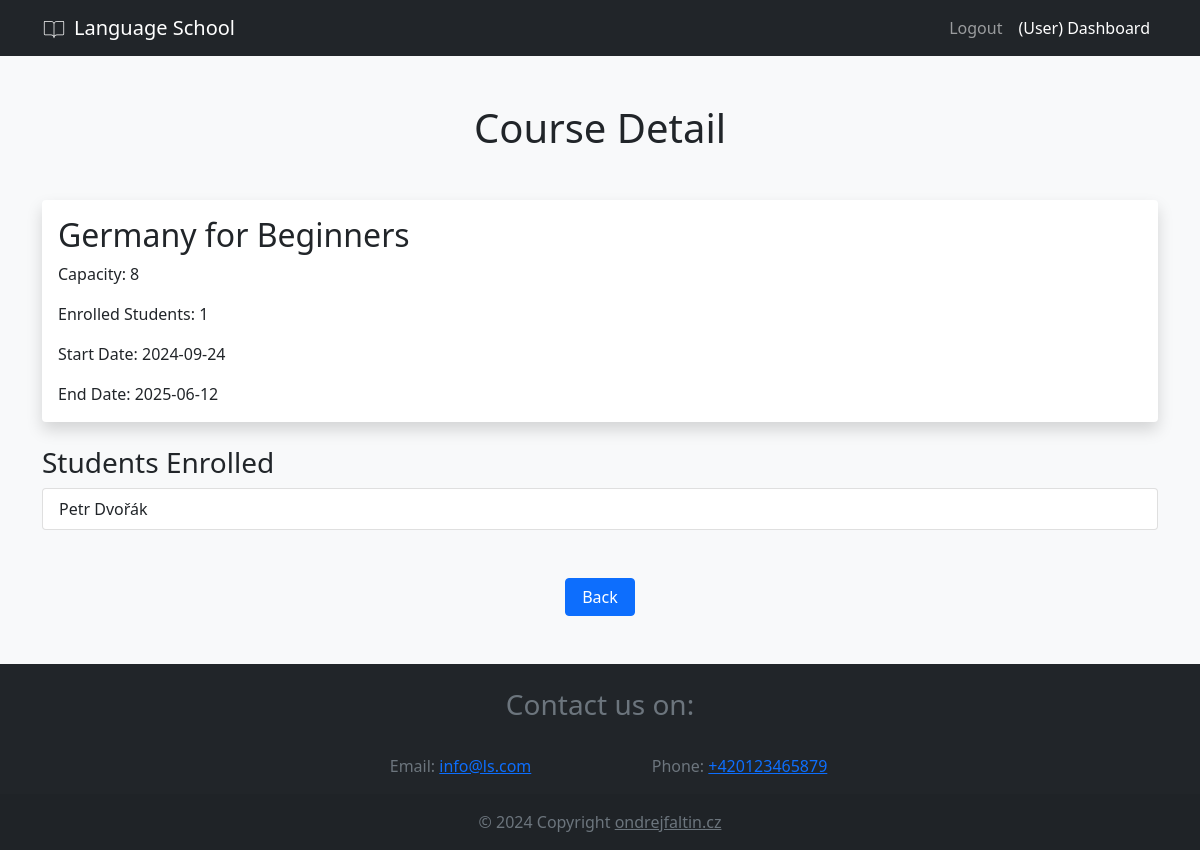
Screenshot of /php/kurz/course_detail.php?course_id=3 with the database file from the repository.
### tables this page shows
create table Kurz(
	id int primary key auto_increment,
    nazev varchar(20),
    kapacita int,
    datum_zacatku date,
    datum_konce date
);

create table Student(
	id int primary key auto_increment,
    jmeno varchar(20),
    prijmeni varchar(20),
    uzivjm varchar(32) unique,
    email varchar(50) unique,
    heslo varchar(64),
    admin bit default false
);

### php/kurz/course_detail.php (the view, shortened to what this page needs)
<?php
    include ("../../inc/connection.php");
    $course_id = $_GET['course_id'];
    $sql_course = "SELECT *, (SELECT COUNT(*) FROM Zapis WHERE Zapis.kurz_id = Kurz.id) AS enrolled_students FROM Kurz WHERE id = ?";
    $stmt = $conn->prepare($sql_course);
    $stmt->bind_param("i", $course_id);
    $stmt->execute();
    $result_course = $stmt->get_result();
    $course = $result_course->fetch_assoc();
    $sql_students = "SELECT Student.jmeno, Student.prijmeni FROM Student
                    JOIN Zapis ON Student.id = Zapis.student_id
                    WHERE Zapis.kurz_id = ?";
    $stmt_students = $conn->prepare($sql_students);
    $stmt_students->bind_param("i", $course_id);
    $stmt_students->execute();
    $result_students = $stmt_students->get_result();
?>
<!DOCTYPE html>
    <html lang="cz">
        <head>
            <link href="https://cdn.jsdelivr.net/npm/bootstrap@5.0.2/dist/css/bootstrap.min.css" rel="stylesheet">
        </head>
        <body class="bg-light">
            <header>
                <nav class="navbar navbar-expand-lg navbar-dark bg-dark">
                    <div class="container">
                       <a class="navbar-brand d-flex align-items-center" href="../app.php">
                            <img src="../../img/book.svg" height="24" alt="JK Logo" loading="lazy" style="margin-top: -1px;" />
                            <p class="text-white ps-2 mb-0">Language School</p>
                        </a>
                        <div class="collapse navbar-collapse justify-content-end" id="navbarNav">
                            <ul class="navbar-nav ml-auto">
                                <li class="nav-item">
                                    <a class="nav-link" href="../login/logout.php">Logout</a>
                                </li>
                                <li class="nav-item">
                                    <a class="nav-link text-white" href="user_dash.php">(User) Dashboard</a>
                                </li>
                            </ul>
                        </div>
                    </div>
                </nav>
            </header>
            <main class="bg-light">
                <div class="text-center pt-5">
                    <h1>Course Detail</h1>
                </div>
                <div class="container mt-5">
                    <div class="card border-0 shadow rounded">
                        <div class="card-body">
                            <h2 class="card-title"><?php echo htmlspecialchars($course['nazev']); ?></h2>
                            <p class="card-text">Capacity: <?php echo htmlspecialchars($course['kapacita']); ?></p>
                            <p class="card-text">Enrolled Students: <?php echo htmlspecialchars($course['enrolled_students']); ?></p>
                            <p class="card-text">Start Date: <?php echo htmlspecialchars($course['datum_zacatku']); ?></p>
                            <p class="card-text">End Date: <?php echo htmlspecialchars($course['datum_konce']); ?></p>
                        </div>
                    </div>
                    <h3 class="mt-4">Students Enrolled</h3>
                    <ul class="list-group mb-5">
                        <?php
                            if ($result_students->num_rows > 0) {
                                while($row = $result_students->fetch_assoc()) {
                                    echo '<li class="list-group-item">' . htmlspecialchars($row['jmeno']) . ' ' . htmlspecialchars($row['prijmeni']) . '</li>';
                                }
                            } else {
                                echo '<li class="list-group-item">No students enrolled in this course.</li>';
                            }
                        ?>
                    </ul>
                </div>
                <div class="container d-flex justify-content-center align-items-center full-height">
                    <a href="../dashes/user_dash.php" class="btn btn-primary mb-5 px-3">Back</a>
                </div>
            </main>
            <footer class="bg-body-tertiary text-center bg-dark">
                <div class="text-center text-muted pt-4">
                    <h3>Contact us on:</h3>
                </div>
                <div class="container p-4 pb-0">
                    <section class="">
                        <form action="">
                            <div class="row d-flex justify-content-center">
                                <div class="col-md-3 col-12">
                                    <p class="text-muted">
                                        Email:
                                        <a href="mailto:info@ls.com" class="text-primary">info@ls.com</a>
                                    </p>
                                </div>
                                <div class="col-md-3 col-12">
                                    <p class="text-muted">
                                        Phone:
                                        <a href="tel:+420123465879" class="text-primary">+420123465879</a>
                                    </p>
                                </div>
                            </div>
                        </form>
                    </section>
                </div>
                <div class="text-center p-3 text-muted" style="background-color: rgba(0, 0, 0, 0.05);">
                    © 2024 Copyright
                    <a class="text-body text-muted" href="ondrejfaltin.cz">ondrejfaltin.cz</a>
                </div>
            </footer>
        </body>
    </html>

### rows the page displays
kurz: nazev "Germany for Beginners", kapacita "8", datum_zacatku "2024-09-24", datum_konce "2025-06-12"
student: jmeno "Petr", prijmeni "Dvořák"

### other values shown
$course['enrolled_students'] "1"
